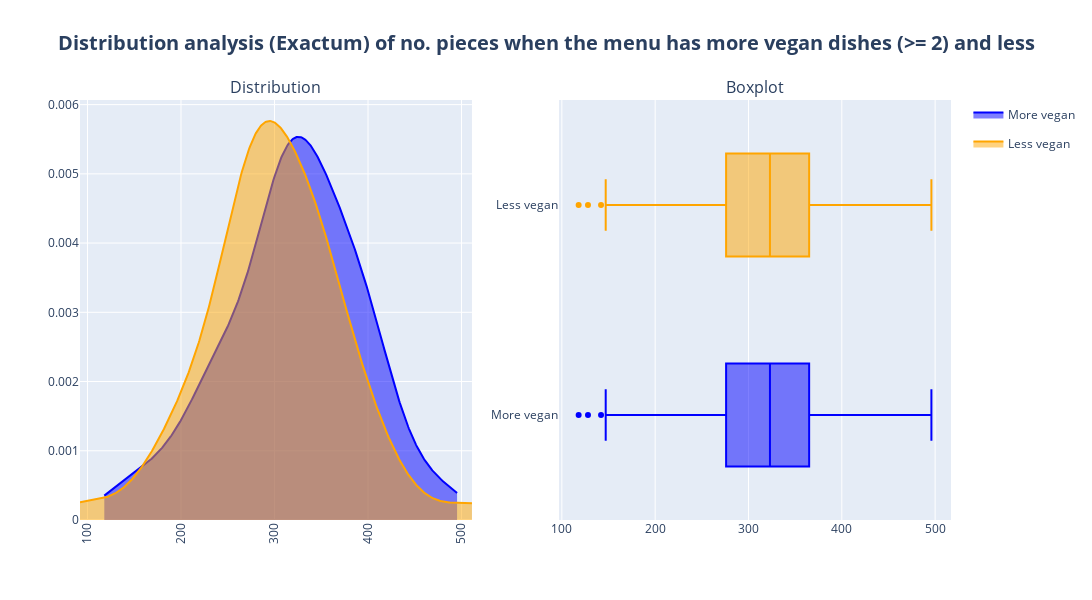

Notebook source saved alongside this figure:
### Code cell
restaurant = "Exactum"

dishes_chemicum = dishes[dishes['restaurant'] == restaurant]

dishes_chemicum['alot_vegan'] = dishes_chemicum['num_cat_vegan'] >= 2

pcs_alot_vegan = dishes_chemicum[dishes_chemicum['alot_vegan']]['pcs']
pcs_not_alot_vegan = dishes_chemicum[~dishes_chemicum['alot_vegan']]['pcs']

# Plot
fig = make_subplots(
    rows=1, cols=2,
    specs=[
        [{'type': 'scatter'}, {'type': 'box'}]
    ],
    subplot_titles=("Distribution", "Boxplot")
)

fx1 = ff.create_distplot([pcs_alot_vegan], ['distplot'], curve_type='kde')
fig.add_trace(
    go.Scatter(x=fx1.data[1]['x'], y=fx1.data[1]['y'], name='More vegan', marker=dict(color='blue'), legendgroup="blue", fill='tozeroy'),
    row=1, col=1
)
fig.add_trace(
    go.Box(x=pcs_alot_vegan, name='More vegan', marker=dict(color='blue'), legendgroup="blue", showlegend=False),
    row=1, col=2
)

fx1 = ff.create_distplot([pcs_not_alot_vegan], ['distplot'], curve_type='kde')
fig.add_trace(
    go.Scatter(x=fx1.data[1]['x'], y=fx1.data[1]['y'], name='Less vegan', marker=dict(color='orange'), legendgroup="orange", fill='tozeroy'),
    row=1, col=1
)
fig.add_trace(
    go.Box(x=pcs_alot_vegan, name='Less vegan', marker=dict(color='orange'), legendgroup="orange", showlegend=False),
    row=1, col=2
)

fig.update_layout(
    height=600, 
    width=1200,
    title_text=f"<b>Distribution analysis ({restaurant}) of no. pieces when the menu has more vegan dishes (>= 2) and less</b>",
    title_font_size=20,
    xaxis_tickangle=-90,
    title_x=0.5,
)
fig.show()

### Figure 1 — Plotly figure (JSON) as saved in the notebook; plotly's stock layout.template omitted (floating-point values rounded to 4 significant figures; data arrays with more than 128 entries replaced by an {"elided": "..."} marker saying what was removed)
{"data": [{"fill": "tozeroy", "legendgroup": "blue", "marker": {"color": "blue"}, "name": "More vegan", "type": "scatter", "x": {"elided": "500 float values"}, "xaxis": "x", "y": {"elided": "500 float values"}, "yaxis": "y"}, {"legendgroup": "blue", "marker": {"color": "blue"}, "name": "More vegan", "showlegend": false, "type": "box", "x": {"elided": "170 int values"}, "xaxis": "x2", "yaxis": "y2"}, {"fill": "tozeroy", "legendgroup": "orange", "marker": {"color": "orange"}, "name": "Less vegan", "type": "scatter", "x": {"elided": "500 float values"}, "xaxis": "x", "y": {"elided": "500 float values"}, "yaxis": "y"}, {"legendgroup": "orange", "marker": {"color": "orange"}, "name": "Less vegan", "showlegend": false, "type": "box", "x": {"elided": "170 int values"}, "xaxis": "x2", "yaxis": "y2"}], "layout": {"annotations": [{"font": {"size": 16}, "showarrow": false, "text": "Distribution", "x": 0.225, "xanchor": "center", "xref": "paper", "y": 1, "yanchor": "bottom", "yref": "paper"}, {"font": {"size": 16}, "showarrow": false, "text": "Boxplot", "x": 0.775, "xanchor": "center", "xref": "paper", "y": 1, "yanchor": "bottom", "yref": "paper"}], "height": 600, "title": {"font": {"size": 20}, "text": "<b>Distribution analysis (Exactum) of no. pieces when the menu has more vegan dishes (>= 2) and less</b>", "x": 0.5}, "width": 1200, "xaxis": {"anchor": "y", "domain": [0, 0.45], "tickangle": -90}, "xaxis2": {"anchor": "y2", "domain": [0.55, 1]}, "yaxis": {"anchor": "x", "domain": [0, 1]}, "yaxis2": {"anchor": "x2", "domain": [0, 1]}}}
